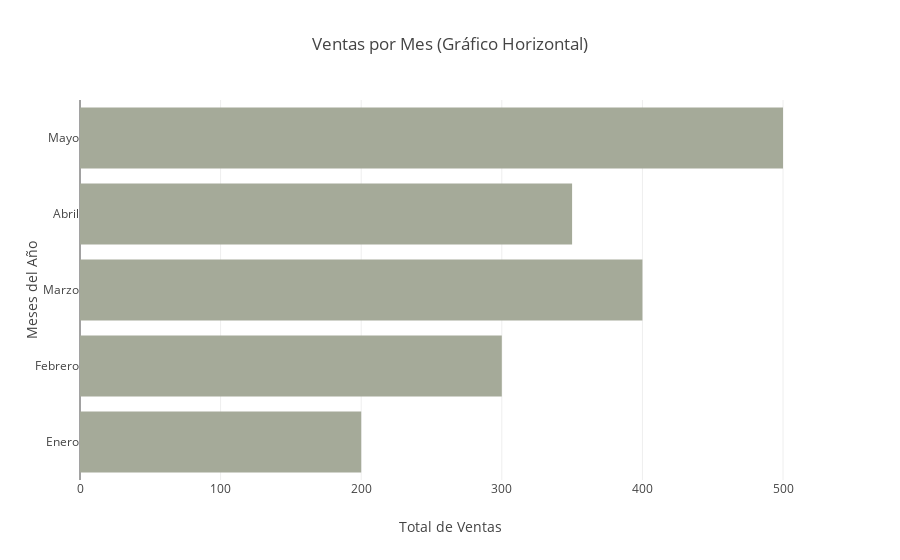

Notebook code for this chart:
### Code cell
import pandas as pd
import plotly.express as px
import streamlit as st

# Datos de ejemplo
data = {
    'Mes': ['Enero', 'Febrero', 'Marzo', 'Abril', 'Mayo'],
    'dasdsdas': [200, 300, 400, 350, 500],
    'Gastos': [150, 200, 300, 280, 350]
}
df = pd.DataFrame(data)

# Crear gráfico de barras horizontal
fig = px.bar(df, 
             y='Mes',  # 'Mes' será el eje vertical ahora
             x='dasdsdas',  # 'Ventas' será el eje horizontal,  # Mostrar las ventas como etiquetas
             title='Ventas por Mes (Gráfico Horizontal)',
             labels={'dasdsdas': 'Total de Ventas', 'Mes': 'Meses del Año'},  # Cambiar etiquetas
             orientation='h',  # Cambiar orientación a horizontal
             color_discrete_sequence=px.colors.qualitative.Bold_r,  # Paleta de colores pastel
             hover_data=['Gastos'])  # Mostrar información extra en el hover

# Mostrar gráfico en Streamlit
fig.show()

### Figure 1 — Plotly figure (JSON) as saved in the notebook; plotly's stock layout.template omitted (floating-point values rounded to 4 significant figures)
{"data": [{"alignmentgroup": "True", "customdata": [[150], [200], [300], [280], [350]], "hovertemplate": "Total de Ventas=%{x}<br>Meses del Año=%{y}<br>Gastos=%{customdata[0]}<extra></extra>", "legendgroup": "", "marker": {"color": "rgb(165, 170, 153)", "pattern": {"shape": ""}}, "name": "", "offsetgroup": "", "orientation": "h", "showlegend": false, "textposition": "auto", "type": "bar", "x": [200, 300, 400, 350, 500], "xaxis": "x", "y": ["Enero", "Febrero", "Marzo", "Abril", "Mayo"], "yaxis": "y"}], "layout": {"barmode": "relative", "legend": {"tracegroupgap": 0}, "title": {"text": "Ventas por Mes (Gráfico Horizontal)"}, "xaxis": {"anchor": "y", "domain": [0, 1], "title": {"text": "Total de Ventas"}}, "yaxis": {"anchor": "x", "domain": [0, 1], "title": {"text": "Meses del Año"}}}}
